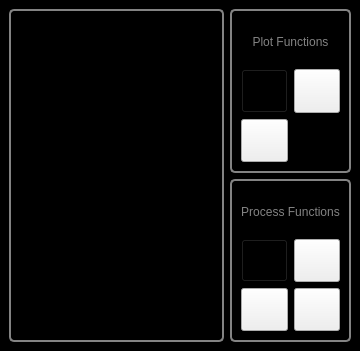
<?xml version="1.0" encoding="UTF-8"?>
<ui version="4.0">
 <class>MainWindow</class>
 <widget class="QMainWindow" name="MainWindow">
  <property name="geometry">
   <rect>
    <x>0</x>
    <y>0</y>
    <width>360</width>
    <height>351</height>
   </rect>
  </property>
  <property name="windowTitle">
   <string>Command Center</string>
  </property>
  <property name="windowIcon">
   <iconset resource="../Resources/nSOTScannerResources.qrc">
    <normaloff>:/nSOTScanner/Pictures/jj_schema.svg</normaloff>:/nSOTScanner/Pictures/jj_schema.svg</iconset>
  </property>
  <widget class="QWidget" name="centralwidget">
   <property name="styleSheet">
    <string notr="true">#centralwidget
{
background-color: rgb(0, 0, 0);
}</string>
   </property>
   <layout class="QGridLayout" name="gridLayout_3" rowstretch="1,1" columnstretch="2,0">
    <item row="1" column="1">
     <widget class="QFrame" name="frame_Process">
      <property name="styleSheet">
       <string notr="true">
QFrame#frame_Process{
color: rgb(131,131,131);
background-color:rgb(0,0,0);
border: 2px solid  rgb(131,131,131);
border-radius: 5px
}
</string>
      </property>
      <property name="frameShape">
       <enum>QFrame::StyledPanel</enum>
      </property>
      <property name="frameShadow">
       <enum>QFrame::Raised</enum>
      </property>
      <layout class="QGridLayout" name="gridLayout_2" rowstretch="1,1,1" columnstretch="1,1">
       <item row="1" column="0">
        <widget class="QPushButton" name="pushButton_Subtract">
         <property name="enabled">
          <bool>true</bool>
         </property>
         <property name="sizePolicy">
          <sizepolicy hsizetype="Preferred" vsizetype="Preferred">
           <horstretch>0</horstretch>
           <verstretch>0</verstretch>
          </sizepolicy>
         </property>
         <property name="styleSheet">
          <string notr="true">QPushButton#pushButton_Subtract{
image:url(:/nSOTScanner/Pictures/OverlapSubtract.png);
background: black;
}

QPushButton:pressed#pushButton_Subtract{
image:url(:/nSOTScanner/Pictures/OverlapSubtract.png);
background: black;
border: 2px rgb(131,131,131);
border-radius: 5px
}
</string>
         </property>
         <property name="text">
          <string/>
         </property>
        </widget>
       </item>
       <item row="2" column="0">
        <widget class="QPushButton" name="pushButton_Product">
         <property name="enabled">
          <bool>true</bool>
         </property>
         <property name="sizePolicy">
          <sizepolicy hsizetype="Preferred" vsizetype="Preferred">
           <horstretch>0</horstretch>
           <verstretch>0</verstretch>
          </sizepolicy>
         </property>
         <property name="styleSheet">
          <string notr="true">QPushButton#pushButton_AddPlotter{
image:url(:/nSOTScanner/Pictures/add.png);
background: black;
}

QPushButton:pressed#pushButton_AddPlotter{
image:url(:/nSOTScanner/Pictures/add.png);
background: black;
border: 2px rgb(131,131,131);
border-radius: 5px
}
</string>
         </property>
         <property name="text">
          <string/>
         </property>
        </widget>
       </item>
       <item row="2" column="1">
        <widget class="QPushButton" name="pushButton_Division">
         <property name="enabled">
          <bool>true</bool>
         </property>
         <property name="sizePolicy">
          <sizepolicy hsizetype="Preferred" vsizetype="Preferred">
           <horstretch>0</horstretch>
           <verstretch>0</verstretch>
          </sizepolicy>
         </property>
         <property name="styleSheet">
          <string notr="true">QPushButton#pushButton_AddPlotter{
image:url(:/nSOTScanner/Pictures/add.png);
background: black;
}

QPushButton:pressed#pushButton_AddPlotter{
image:url(:/nSOTScanner/Pictures/add.png);
background: black;
border: 2px rgb(131,131,131);
border-radius: 5px
}
</string>
         </property>
         <property name="text">
          <string/>
         </property>
        </widget>
       </item>
       <item row="1" column="1">
        <widget class="QPushButton" name="pushButton_Addition">
         <property name="enabled">
          <bool>true</bool>
         </property>
         <property name="sizePolicy">
          <sizepolicy hsizetype="Preferred" vsizetype="Preferred">
           <horstretch>0</horstretch>
           <verstretch>0</verstretch>
          </sizepolicy>
         </property>
         <property name="styleSheet">
          <string notr="true">QPushButton#pushButton_AddPlotter{
image:url(:/nSOTScanner/Pictures/add.png);
background: black;
}

QPushButton:pressed#pushButton_AddPlotter{
image:url(:/nSOTScanner/Pictures/add.png);
background: black;
border: 2px rgb(131,131,131);
border-radius: 5px
}
</string>
         </property>
         <property name="text">
          <string/>
         </property>
        </widget>
       </item>
       <item row="0" column="0" colspan="2">
        <widget class="QLabel" name="label">
         <property name="styleSheet">
          <string notr="true">color:rgb(131,131,131)</string>
         </property>
         <property name="text">
          <string>Process Functions</string>
         </property>
         <property name="alignment">
          <set>Qt::AlignCenter</set>
         </property>
        </widget>
       </item>
      </layout>
     </widget>
    </item>
    <item row="0" column="1">
     <widget class="QFrame" name="frame_PlotRelatedFunctions">
      <property name="styleSheet">
       <string notr="true">
QFrame#frame_PlotRelatedFunctions{
color: rgb(131,131,131);
background-color:rgb(0,0,0);
border: 2px solid  rgb(131,131,131);
border-radius: 5px
}
</string>
      </property>
      <property name="frameShape">
       <enum>QFrame::StyledPanel</enum>
      </property>
      <property name="frameShadow">
       <enum>QFrame::Raised</enum>
      </property>
      <layout class="QGridLayout" name="gridLayout" rowstretch="1,1,1" columnstretch="1,1">
       <item row="1" column="0">
        <widget class="QPushButton" name="pushButton_AddPlotter">
         <property name="enabled">
          <bool>true</bool>
         </property>
         <property name="sizePolicy">
          <sizepolicy hsizetype="Preferred" vsizetype="Preferred">
           <horstretch>0</horstretch>
           <verstretch>0</verstretch>
          </sizepolicy>
         </property>
         <property name="minimumSize">
          <size>
           <width>0</width>
           <height>0</height>
          </size>
         </property>
         <property name="styleSheet">
          <string notr="true">QPushButton#pushButton_AddPlotter{
image:url(:/nSOTScanner/Pictures/AddPlotter.png);
background: black;
}

QPushButton:pressed#pushButton_AddPlotter{
image:url(:/nSOTScanner/Pictures/AddPlotter.png);
background: black;
border: 2px rgb(131,131,131);
border-radius: 5px
}
</string>
         </property>
         <property name="text">
          <string/>
         </property>
        </widget>
       </item>
       <item row="2" column="0">
        <widget class="QPushButton" name="pushButton_SubtractRegionAverage">
         <property name="enabled">
          <bool>true</bool>
         </property>
         <property name="sizePolicy">
          <sizepolicy hsizetype="Preferred" vsizetype="Preferred">
           <horstretch>0</horstretch>
           <verstretch>0</verstretch>
          </sizepolicy>
         </property>
         <property name="styleSheet">
          <string notr="true">QPushButton#pushButton_AddPlotter{
image:url(:/nSOTScanner/Pictures/add.png);
background: black;
}

QPushButton:pressed#pushButton_AddPlotter{
image:url(:/nSOTScanner/Pictures/add.png);
background: black;
border: 2px rgb(131,131,131);
border-radius: 5px
}
</string>
         </property>
         <property name="text">
          <string/>
         </property>
        </widget>
       </item>
       <item row="1" column="1">
        <widget class="QPushButton" name="pushButton_SubtractOveralAverage">
         <property name="enabled">
          <bool>true</bool>
         </property>
         <property name="sizePolicy">
          <sizepolicy hsizetype="Preferred" vsizetype="Preferred">
           <horstretch>0</horstretch>
           <verstretch>0</verstretch>
          </sizepolicy>
         </property>
         <property name="styleSheet">
          <string notr="true">QPushButton#pushButton_AddPlotter{
image:url(:/nSOTScanner/Pictures/add.png);
background: black;
}

QPushButton:pressed#pushButton_AddPlotter{
image:url(:/nSOTScanner/Pictures/add.png);
background: black;
border: 2px rgb(131,131,131);
border-radius: 5px
}
</string>
         </property>
         <property name="text">
          <string/>
         </property>
        </widget>
       </item>
       <item row="0" column="0" colspan="2">
        <widget class="QLabel" name="label_PlotRelated">
         <property name="styleSheet">
          <string notr="true">color:rgb(131,131,131)</string>
         </property>
         <property name="text">
          <string>Plot Functions</string>
         </property>
         <property name="alignment">
          <set>Qt::AlignCenter</set>
         </property>
        </widget>
       </item>
      </layout>
     </widget>
    </item>
    <item row="0" column="0" rowspan="2">
     <widget class="QListWidget" name="listWidget_Plots">
      <property name="styleSheet">
       <string notr="true">QListWidget#listWidget_Plots{
color: rgb(131,131,131);
background-color:rgb(0,0,0);
border: 2px solid  rgb(131, 131, 131);
border-radius: 5px
}

QScrollBar:horizontal {
   border: 0px;
   background: black;
   height: 15px;
}
QScrollBar:vertical {
   border: 0px;
   background: black;
   width: 15px;
}</string>
      </property>
     </widget>
    </item>
   </layout>
  </widget>
 </widget>
 <resources>
  <include location="../Resources/nSOTScannerResources.qrc"/>
 </resources>
 <connections/>
</ui>
